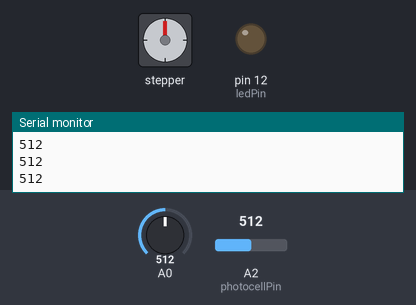
The sketch below on a simulated Arduino Uno, built with avr-gcc and run on an emulated ATmega328P. Parts: stepper motor, output pins drawn as LEDs (lit = HIGH), the last lines printed to the serial monitor. Inputs (shaded band) come from the test bench; at power-on: A2 (photocellPin) = 512, A0 = 512. Stepper angles assume 100 steps per turn.

Above: at 1.2 s.
1.3 s: A2 (photocellPin) set to 315
2.8 s: A2 (photocellPin) set to 291
At 5.6 s:
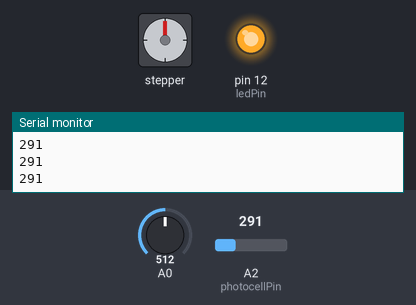
5.8 s: A2 (photocellPin) set to 306
At 5.98 s:
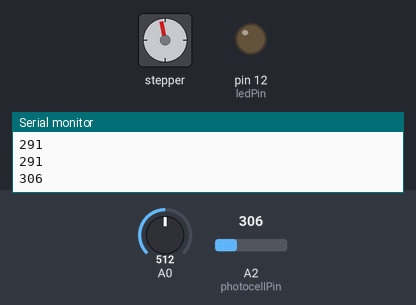
8.8 s: A2 (photocellPin) set to 290
At 9.32 s:
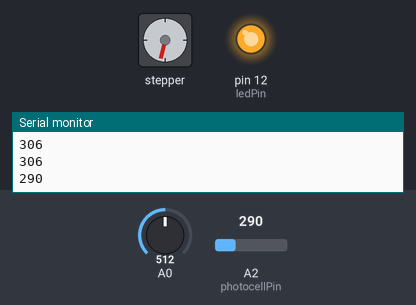
11.8 s: A2 (photocellPin) set to 310
At 12.34 s:
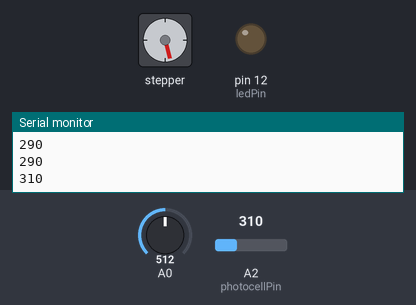
Timing chart, 0 to 15.8 s (numbered marks = the images above; inputs shaded):
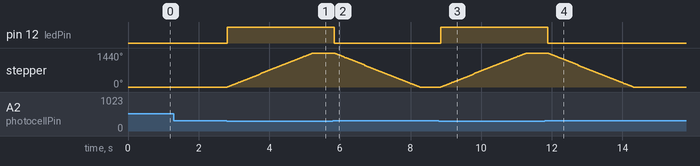

Measured:
- the behaviour switches between 300 and 299 on A2 (photocellPin) (found by bisection; images 0 and 1)
- after the input at 2.8 s, pin 12 (ledPin): LOW → HIGH at once; stepper: turns 1440° clockwise in 2.4 s, starting at once
- after the input at 5.8 s, pin 12 (ledPin): HIGH → LOW at once; stepper: turns 1440° counter-clockwise in 2.4 s, starting at once
- after the input at 8.8 s, pin 12 (ledPin): LOW → HIGH after 0.06 s; stepper: turns 1440° clockwise in 2.4 s, starting after 0.06 s
- after the input at 11.8 s, pin 12 (ledPin): HIGH → LOW after 0.08 s; stepper: turns 1440° counter-clockwise in 2.4 s, starting after 0.08 s

The sketch:

combine.ino
```cpp
#include <Stepper.h>
//Autoren:Weiyu Zhao;Zixin Lai. Wegen der grossen Zusammenhang der Teilaufgaben von den zwei Leuten wurden
//die Teilprogramme zusammen verarbeiet. Die Funktionen von Licht und Motor zeigen auf Youtube:
//https://www.youtube.com/watch?v=V_WXb-_K3aI.  Videoname: API Projektarbeit Rollo Gruppe TU-Braunschweig

// change this to the number of steps on your motor
#define STEPS 100

// create an instance of the stepper class, specifying
// the number of steps of the motor and the pins it's
// attached to
Stepper stepper(STEPS, 8, 9, 10, 11);

// the previous reading from the analog input
int previous = 0;
int photocellPin = 2; // Fotowiderstand mit anallog pin 2 verbinden
int photocellVal = 0; // photocell variable
int minLight = 300;   // minimale Grenzwert
int ledPin = 12;
int ledState = 0;


void setup() {
  Serial.begin(9600);
   pinMode(ledPin, OUTPUT);
   stepper.setSpeed(100);
 }


void loop() {
  // Ablesen der Messwerte und Abgabe zu Serial Port
  photocellVal = analogRead(photocellPin);
  Serial.println(photocellVal);
  int val = analogRead(0);

  // move a number of steps equal to the change in the
  // sensor reading


  // remember the previous value of the sensor
  previous = val;

  // Wenn die Helligkeit von Draussen zu hoch,schaltet LED ein und wird der Motor Uhrzeigerrichtung entlang getrieben.
  if (photocellVal < minLight && ledState == 0) {
    digitalWrite(ledPin, HIGH); // turn on LED
     stepper.step(400);

    ledState = 1;
  }

  // Wenn die Helligkeit von Draussen zu niedrig,schaltet LED aus und wird der Motor gegen Uhrzeigerrichtung entlang getrieben
  if (photocellVal > minLight && ledState == 1) {
    digitalWrite(ledPin, LOW);   // turn off LED

    stepper.step(- 400);
    ledState = 0;
  }

  delay(100);
}
```
